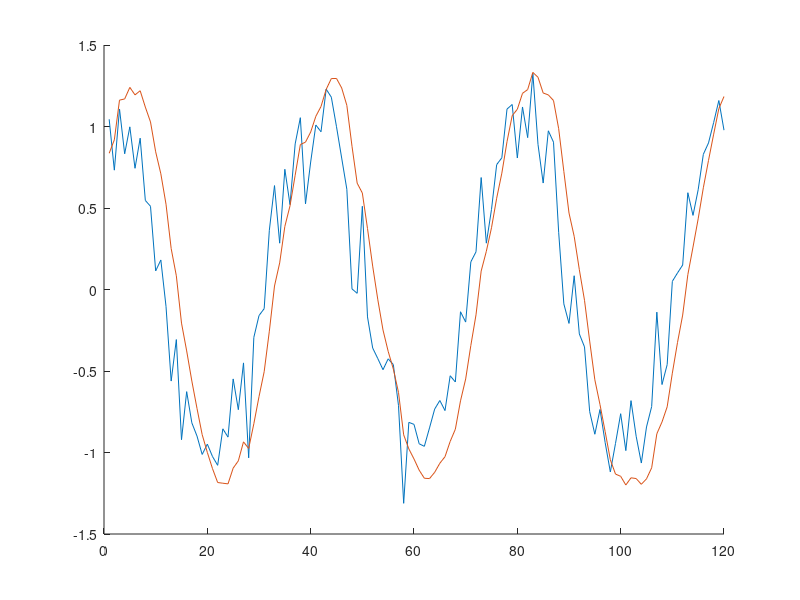

Here is the MATLAB script that generated this plot:



y1 = [         1.044425,  0.732202,  1.107485,  0.832648,  0.997930,... 
         0.743661,  0.928340,  0.546396,  0.510484,  0.114057,... 
         0.181101, -0.103150, -0.561716, -0.307147, -0.921523,... 
        -0.626582, -0.817900, -0.899243, -1.011869, -0.948660,... 
        -1.024685, -1.078591, -0.854667, -0.905492, -0.548572,... 
        -0.737286, -0.450227, -1.032790, -0.293712, -0.159926,... 
        -0.117551,  0.363302,  0.637550,  0.284187,  0.737519,... 
         0.521005,  0.893311,  1.054081,  0.525526,  0.782144,... 
         1.009261,  0.967746,  1.229197,  1.179795,  0.998553,... 
         0.806697,  0.615047,  0.003506, -0.023320,  0.510523,... 
        -0.168222, -0.358753, -0.424160, -0.492052, -0.425293,... 
        -0.460660, -0.712114, -1.311701, -0.815038, -0.827395,... 
        -0.946493, -0.962119, -0.849309, -0.733573, -0.680960,... 
        -0.742870, -0.529109, -0.567446, -0.136456, -0.199753,... 
         0.169624,  0.231133,  0.686898,  0.284297,  0.491547,... 
         0.766148,  0.808002,  1.106872,  1.134952,  0.806723,... 
         1.119804,  0.931759,  1.326805,  0.890237,  0.653111,... 
         0.973650,  0.903934,  0.350950, -0.088230, -0.208081,... 
         0.084471, -0.272629, -0.352162, -0.748851, -0.887943,... 
        -0.736057, -0.939653, -1.119212, -0.944213, -0.761944,... 
        -0.988381, -0.681791, -0.900586, -1.064615, -0.843333,... 
        -0.718142, -0.138929, -0.583088, -0.460869,  0.050059,... 
         0.101613,  0.150226,  0.593740,  0.454790,  0.612092,... 
         0.829426,  0.899205,  1.024959,  1.159378,  0.977459];


y2 = [0.835611, 0.918229, 1.161798, 1.169045, 1.240044, 1.193999, 1.219387, 1.118983, 1.027849, 0.844723, 0.709852, 0.523506, 0.251395, 0.084099, -0.206066, -0.376787, -0.561376, -0.729634, -0.890230, -0.999636, -1.098887, -1.184152, -1.188449, -1.192379, -1.095884, -1.051092, -0.934573, -0.975448, -0.823528, -0.657276, -0.504259, -0.255607, 0.021469, 0.163059, 0.386802, 0.513108, 0.701118, 0.889172, 0.904171, 0.966012, 1.062571, 1.122755, 1.227673, 1.294112, 1.294634, 1.236573, 1.129843, 0.878726, 0.652437, 0.591878, 0.374064, 0.143745, -0.063296, -0.248446, -0.379374, -0.488076, -0.631446, -0.891604, -0.977752, -1.039679, -1.108320, -1.157958, -1.160058, -1.121665, -1.065898, -1.025802, -0.932265, -0.857294, -0.683103, -0.548739, -0.343263, -0.155465, 0.113015, 0.234371, 0.378953, 0.560010, 0.713652, 0.906918, 1.066060, 1.105962, 1.203416, 1.226604, 1.332141, 1.302126, 1.205725, 1.193747, 1.159512, 0.986644, 0.724635, 0.469167, 0.326413, 0.121519, -0.066113, -0.316134, -0.553871, -0.706221, -0.872430, -1.044366, -1.132341, -1.146136, -1.199341, -1.155192, -1.159836, -1.195043, -1.161560, -1.093842, -0.885024, -0.812674, -0.719694, -0.513135, -0.325218, -0.156880, 0.091107, 0.260382, 0.433593, 0.624179, 0.791911, 0.952984, 1.109965, 1.184084];

hold on
plot(y1);
plot(y2)